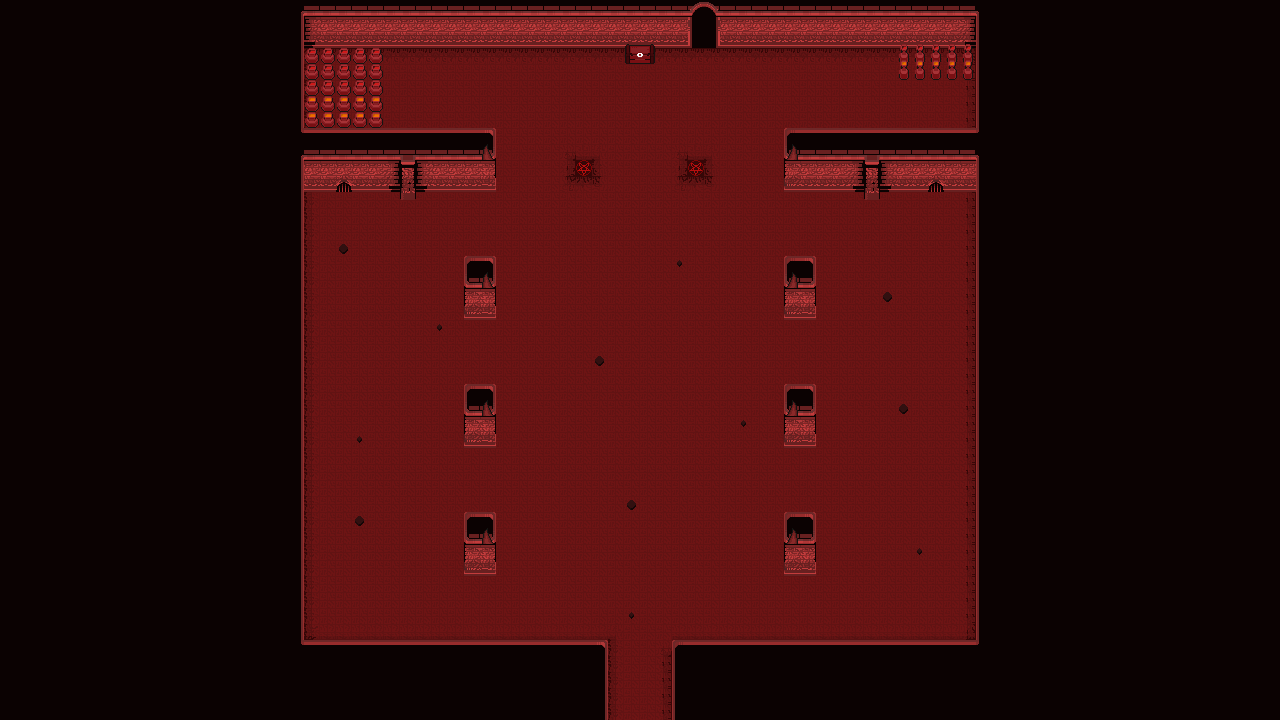

A level layout from a 2D game, rendered from its tile map. Below: a short description, then the map file with tile-grid data replaced by summaries:
An orthogonal 80x45 tile map with 16x16 px tiles, 4 tile layers (Suelo, Pared, Decoracion, Decoracion2), 2 tilesets and 7 objects.

<map version="1.9" tiledversion="1.9.2" orientation="orthogonal" renderorder="right-down" width="80" height="45" tilewidth="16" tileheight="16" infinite="0" nextlayerid="6" nextobjectid="10">
 <tileset firstgid="1" name="InfernalTiles" tilewidth="16" tileheight="16" tilecount="625" columns="25">
  <image source="InfernalTiles.png" width="400" height="400" />
 </tileset>
 <tileset firstgid="626" name="InfernalProps" tilewidth="16" tileheight="16" tilecount="625" columns="25">
  <image source="InfernalProps.png" width="400" height="400" />
 </tileset>
 <layer id="2" name="Suelo" width="80" height="45">
  <properties>
   <property name="Draw" type="bool" value="true" />
   <property name="Navigation" type="bool" value="false" />
  </properties>
  <data>[3600 cells, 3600 non-empty, 18 distinct tile ids]</data>
 </layer>
 <layer id="1" name="Pared" width="80" height="45">
  <properties>
   <property name="Draw" type="bool" value="true" />
   <property name="Navigation" type="bool" value="false" />
  </properties>
  <data>[3600 cells, 2172 non-empty, 36 distinct tile ids]</data>
 </layer>
 <layer id="3" name="Decoracion" width="80" height="45">
  <properties>
   <property name="Draw" type="bool" value="true" />
   <property name="Navigation" type="bool" value="false" />
  </properties>
  <data>[3600 cells, 59 non-empty, 12 distinct tile ids]</data>
 </layer>
 <layer id="4" name="Decoracion2" width="80" height="45">
  <properties>
   <property name="Draw" type="bool" value="true" />
   <property name="Navigation" type="bool" value="false" />
  </properties>
  <data>[3600 cells, 16 non-empty, 8 distinct tile ids]</data>
 </layer>
 <objectgroup id="5" name="Colliders">
  <properties>
   <property name="Platform" type="bool" value="true" />
  </properties>
  <object id="1" x="608" y="720">
   <polygon points="0,0 0,-80 -304,-80 -304,-544 -112,-544 -112,-592 -224,-592 -224,-688 80,-688 80,-704 112,-704 112,-688 288,-688 288,-640 368,-640 368,-592 176,-592 176,-544 368,-544 368,-80 64,-80 64,0 672,0 672,-720 -608,-720 -608,0" />
  </object>
  <object id="2" x="464" y="256">
   <polygon points="0,0 0,48 32,48 32,0" />
  </object>
  <object id="3" x="784" y="256">
   <polygon points="0,0 0,48 32,48 32,0" />
  </object>
  <object id="4" x="784" y="384">
   <polygon points="0,0 0,48 32,48 32,0" />
  </object>
  <object id="5" x="464" y="384">
   <polygon points="0,0 0,48 32,48 32,0" />
  </object>
  <object id="6" x="784" y="512">
   <polygon points="0,0 0,48 32,48 32,0" />
  </object>
  <object id="7" x="464" y="512">
   <polygon points="0,0 0,48 32,48 32,0" />
  </object>
 </objectgroup>
</map>
